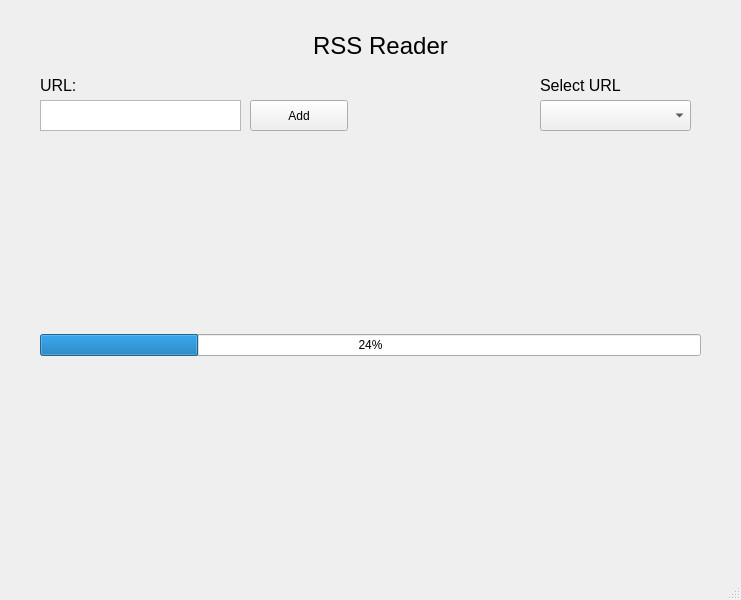
<?xml version="1.0" encoding="UTF-8"?>
<ui version="4.0">
 <class>main_rss</class>
 <widget class="QMainWindow" name="main_rss">
  <property name="geometry">
   <rect>
    <x>0</x>
    <y>0</y>
    <width>741</width>
    <height>600</height>
   </rect>
  </property>
  <property name="windowTitle">
   <string>RssReader</string>
  </property>
  <widget class="QWidget" name="centralwidget">
   <widget class="QLabel" name="label">
    <property name="geometry">
     <rect>
      <x>300</x>
      <y>10</y>
      <width>161</width>
      <height>71</height>
     </rect>
    </property>
    <property name="font">
     <font>
      <pointsize>18</pointsize>
     </font>
    </property>
    <property name="text">
     <string>RSS Reader</string>
    </property>
    <property name="alignment">
     <set>Qt::AlignCenter</set>
    </property>
   </widget>
   <widget class="QWidget" name="verticalLayoutWidget">
    <property name="geometry">
     <rect>
      <x>40</x>
      <y>160</y>
      <width>661</width>
      <height>371</height>
     </rect>
    </property>
    <layout class="QVBoxLayout" name="rssweb_container">
     <item>
      <widget class="QProgressBar" name="rssweb_progress">
       <property name="value">
        <number>24</number>
       </property>
      </widget>
     </item>
    </layout>
   </widget>
   <widget class="QComboBox" name="comboBox">
    <property name="geometry">
     <rect>
      <x>540</x>
      <y>100</y>
      <width>151</width>
      <height>31</height>
     </rect>
    </property>
   </widget>
   <widget class="QTextEdit" name="textEdit">
    <property name="geometry">
     <rect>
      <x>40</x>
      <y>100</y>
      <width>201</width>
      <height>31</height>
     </rect>
    </property>
   </widget>
   <widget class="QLabel" name="label_3">
    <property name="geometry">
     <rect>
      <x>40</x>
      <y>70</y>
      <width>41</width>
      <height>31</height>
     </rect>
    </property>
    <property name="font">
     <font>
      <pointsize>12</pointsize>
     </font>
    </property>
    <property name="text">
     <string>URL:</string>
    </property>
    <property name="alignment">
     <set>Qt::AlignLeading|Qt::AlignLeft|Qt::AlignVCenter</set>
    </property>
   </widget>
   <widget class="QLabel" name="label_4">
    <property name="geometry">
     <rect>
      <x>540</x>
      <y>70</y>
      <width>141</width>
      <height>31</height>
     </rect>
    </property>
    <property name="font">
     <font>
      <pointsize>12</pointsize>
     </font>
    </property>
    <property name="text">
     <string>Select URL</string>
    </property>
    <property name="alignment">
     <set>Qt::AlignLeading|Qt::AlignLeft|Qt::AlignVCenter</set>
    </property>
   </widget>
   <widget class="QPushButton" name="pushButton">
    <property name="geometry">
     <rect>
      <x>250</x>
      <y>100</y>
      <width>98</width>
      <height>31</height>
     </rect>
    </property>
    <property name="text">
     <string>Add</string>
    </property>
   </widget>
  </widget>
  <widget class="QMenuBar" name="menubar">
   <property name="geometry">
    <rect>
     <x>0</x>
     <y>0</y>
     <width>741</width>
     <height>25</height>
    </rect>
   </property>
  </widget>
  <widget class="QStatusBar" name="statusbar"/>
 </widget>
 <resources/>
 <connections/>
</ui>
